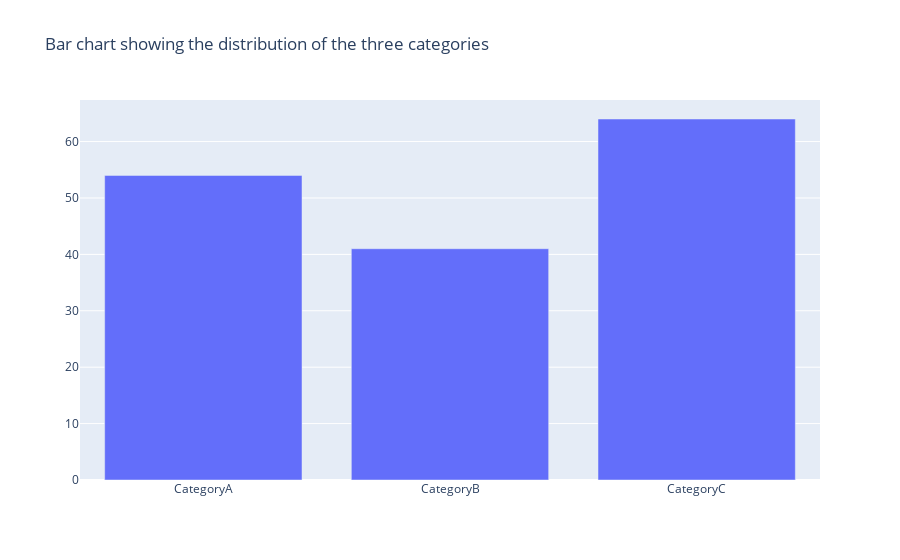

The notebook cell saved with this chart:
### Markdown cell above
### 2.1 Simple Bar Chart

### Code cell
plot_bar = df.groupby('category').count().reset_index().rename(columns={'date': 'category_count'})

trace = go.Bar(x=plot_bar['category'], y=plot_bar['category_count'])
fig = go.Figure(data=trace)
fig.update_layout(title_text='Bar chart showing the distribution of the three categories')
iplot(fig)

### Figure 1 — Plotly figure (JSON) as saved in the notebook; plotly's stock layout.template omitted (floating-point values rounded to 4 significant figures)
{"data": [{"type": "bar", "x": ["CategoryA", "CategoryB", "CategoryC"], "y": [54, 41, 64]}], "layout": {"title": {"text": "Bar chart showing the distribution of the three categories"}}}
